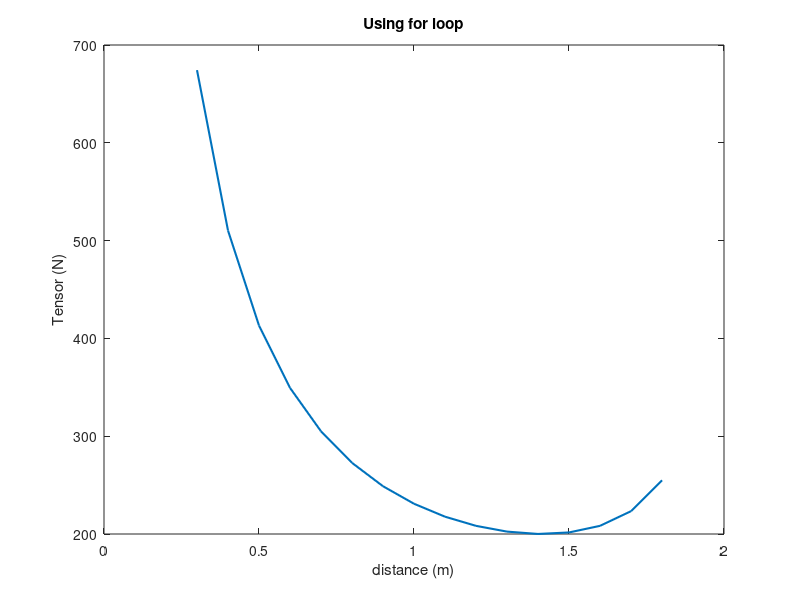

Here is the MATLAB script that generated this plot:
% use for loop
d=0.3:0.1:1.8;

T=zeros(1,16);
for i=1:16
    T(i) = (100*4) / (d(i)*sqrt(4-d(i)^2));
end

plot(d, T, 'LineWidth', 1.5);
title('Using for loop');
xlabel('distance (m)');
ylabel('Tensor (N)');

min_T = min(T);
min_index = find(min_T == T);
fprintf('The distance for minimum tensor is %.4f', d(min_index));
